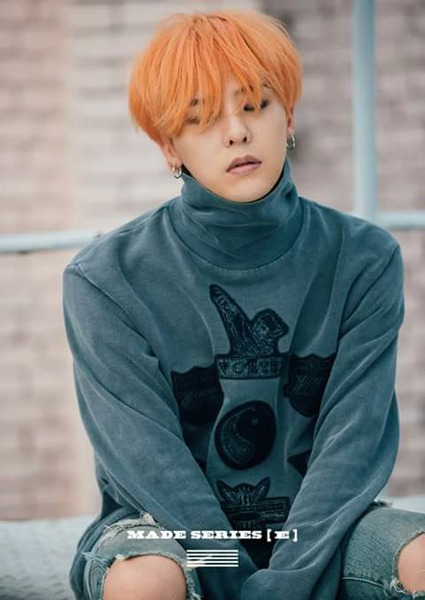
#> input picture app/logic/database/FACE_IMAGE/1.jpg, 425 x 600 px; its folder holds 3 pictures in this run
$ python test.py
#> lines starting #> are read from the running program, lines starting #| are printed output that depends on the picture
import os

import requests

import run_model_service
import database_untils
import cv2
import sqlite3

database_path = 'AKACAM.db'
data_temp_users = './USER'
data = []
image_path = 'FACE_IMAGE'
list_img = os.listdir(image_path)

for img in list_img:
    path_img = os.path.join(image_path, img)
    img_to_cv = cv2.imread(path_img)
#> img_to_cv is the input picture: shape (600, 425, 3); mean B, G, R 125.4, 126.3, 122
    img_resize = cv2.resize(img_to_cv, (200, 200))
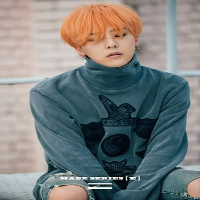
#> img_resize: shape (200, 200, 3); mean B, G, R 125.4, 126.4, 122.1
    to_vector = img_resize.flatten()
    data.append(to_vector)
#> pass 2 of the loop `for img in list_img:`:
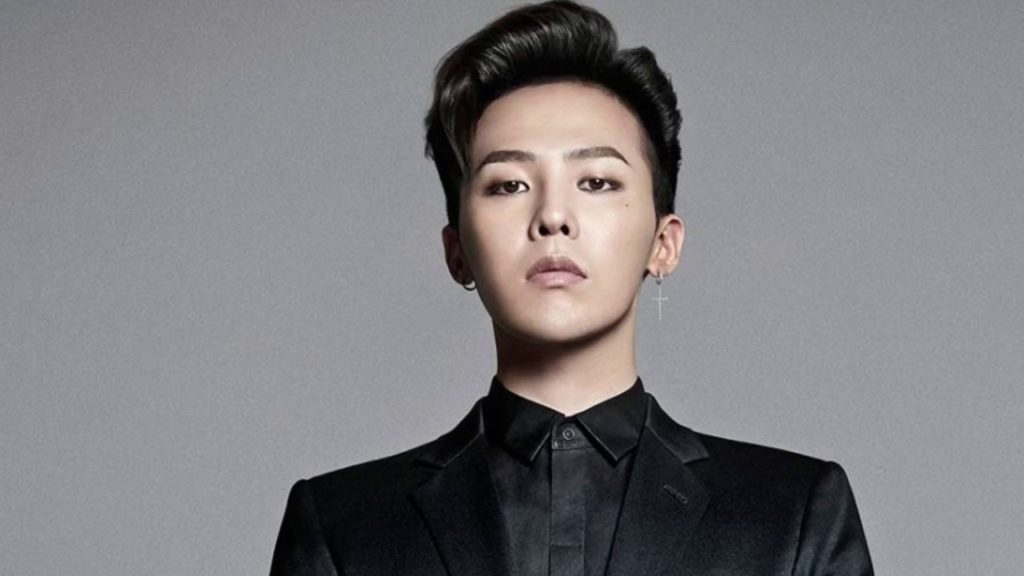
#> input picture app/logic/database/FACE_IMAGE/2.jpg, 1024 x 576 px
#> img_to_cv is the input picture: shape (576, 1024, 3); mean B, G, R 128.9, 125.7, 127.4
#> `img_resize = cv2.resize(img_to_cv, (200, 200))`:
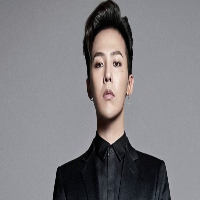
#> img_resize: shape (200, 200, 3); mean B, G, R 128.7, 125.5, 127.3
#> pass 3 of the loop `for img in list_img:`:
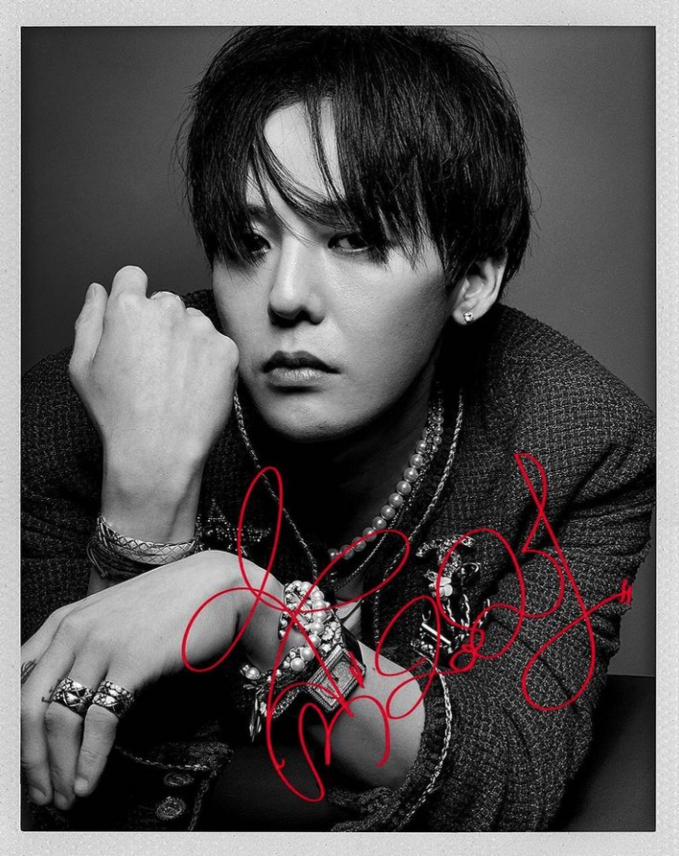
#> input picture app/logic/database/FACE_IMAGE/3.jpg, 679 x 856 px
#> img_to_cv is the input picture: shape (856, 679, 3); mean B, G, R 81.4, 80.9, 84.4
#> `img_resize = cv2.resize(img_to_cv, (200, 200))`:
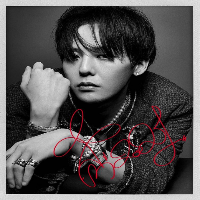
#> img_resize: shape (200, 200, 3); mean B, G, R 81.5, 81, 84.5
# [26 lines of commented-out code are left out]
